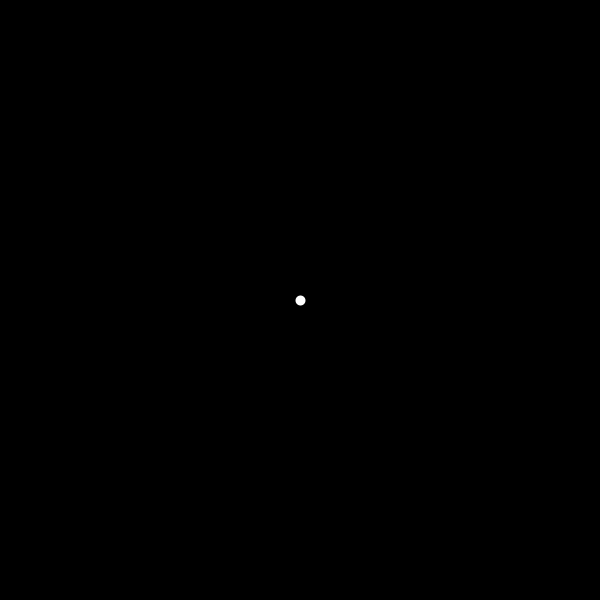
Frame 1 (no input)
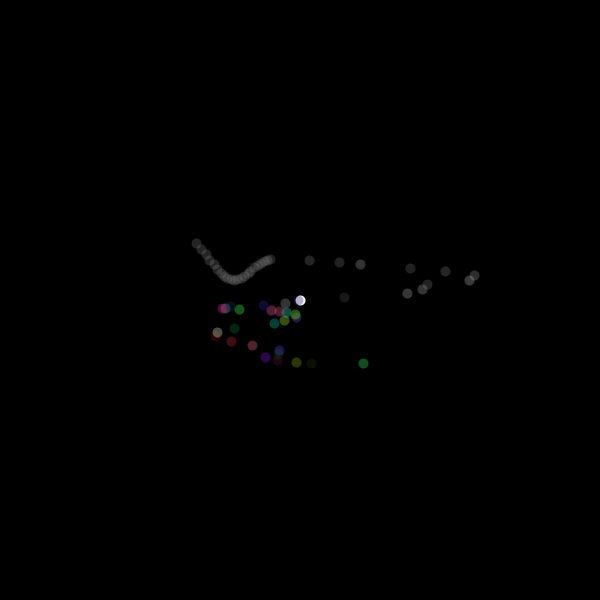
Frame 60 (the mouse pressed at the canvas centre just before this capture)
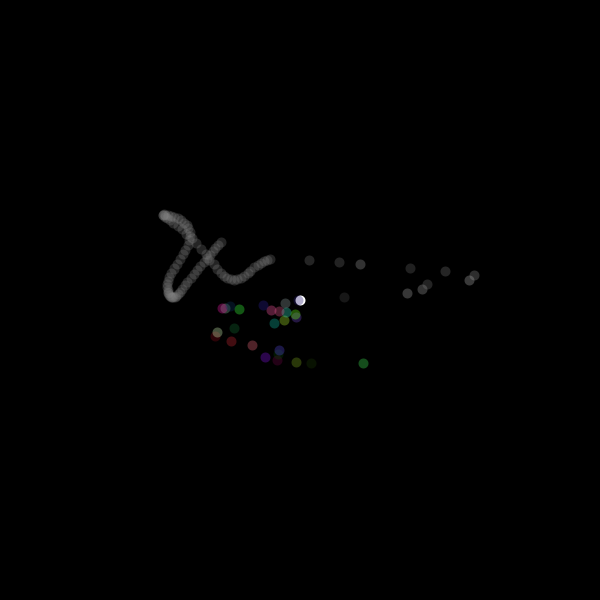
Frame 120 (the mouse held since frame 60 and released just before this capture)

The Processing sketch that drew these frames (run headless with seeded random() and noise(); from frame 60 on, the mouse is pressed at the canvas centre):

// Processing sketch: midterm_part_1
// ── midterm_part_1.pde
//ART 22 Spring 2020
//Week 6 Midterm pt. 1
//Author: Kristy Wong

//References: Processing forum

float x,y;
float noisePosX, noisePosY;


void setup(){
  size(600,600);
  background(0);
  x = width/2;
  y = height/2;
  
  strokeWeight(10);
  stroke(255);

}


void draw(){
    point(x,y);

  float m = noise(noisePosX);
  float n = noise(noisePosY);
  
  x = map(m, 0, 1, 0, width);
  y = map(n, 0, 1, 0, height);
  
  noisePosX = noisePosX + 0.01;
  noisePosY = noisePosY + 0.01;
  
  if(x > width/2 && x < width){
   noisePosX = noisePosX + random(0.001, 0.1); 
 stroke(random(0,255),70);
  }
  
    if(y > height/2 && y < height){
   noisePosX = noisePosX + random(0.001, 0.1); 
   stroke(random(0,255),random(0,255), random(0,255),90);
  }
  
}
